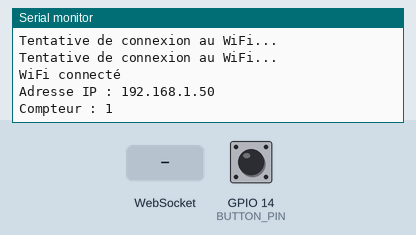
Recording of a program running on a simulated ESP32. Parts: the last lines printed to the serial monitor. Inputs (shaded band) come from the test bench; at power-on: GPIO 14 (BUTTON_PIN) HIGH. WiFi joins after 1.5 s; servers stay silent unless stated; storage starts empty.

Above: at 3.2 s.
3.3 s: WebSocket text "1" received
At 4.5 s:
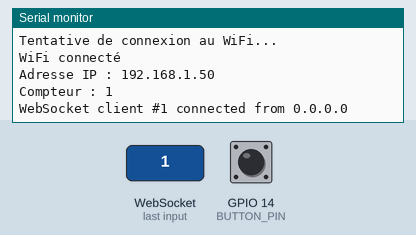
4.8 s: GPIO 14 (BUTTON_PIN) pulled LOW for 0.15 s
At 5.5 s:
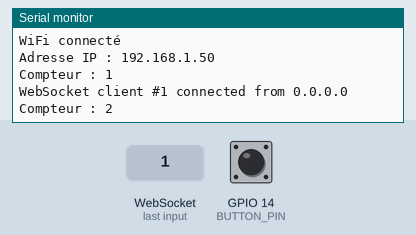
6.4 s: GPIO 14 (BUTTON_PIN) pulled LOW for 1 s
At 8.1 s:
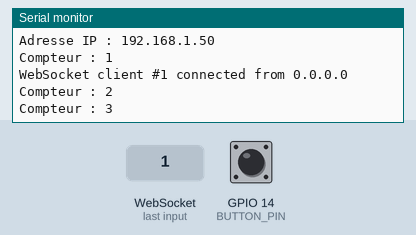

The program:

main.cpp
```cpp
#include <Arduino.h>
#include <ESPAsyncWebServer.h>
#include <SPIFFS.h>
#include <WiFi.h>
#include <AsyncWebSocket.h>

// Remplace par tes informations WiFi
const char* ssid = "Iphonenathan";
const char* password = "NaThAnWifi";

// GPIO pour le bouton poussoir
#define BUTTON_PIN 14

int compteur = 0;
int lastButtonState = HIGH;
int buttonState = HIGH;
unsigned long lastDebounceTime = 0;
unsigned long debounceDelay = 50;

AsyncWebServer server(80);
AsyncWebSocket ws("/ws");

void notifyClients() {
  String message = "Compteur : " + String(compteur);
  ws.textAll(message);
}

void setup() {
  Serial.begin(115200);
  pinMode(BUTTON_PIN, INPUT_PULLUP);

  Serial.println("Initialisation du SPIFFS...");
  if (!SPIFFS.begin(true)) {
    Serial.println("Erreur SPIFFS...");
    return;
  }
  Serial.println("SPIFFS monté avec succès.");

  Serial.println("Connexion au WiFi...");
  WiFi.begin(ssid, password);
  while (WiFi.status() != WL_CONNECTED) {
    delay(1000);
    Serial.println("Tentative de connexion au WiFi...");
  }
  Serial.println("WiFi connecté");
  Serial.print("Adresse IP : ");
  Serial.println(WiFi.localIP());

  server.on("/", HTTP_GET, [](AsyncWebServerRequest *request) {
    request->send(SPIFFS, "/index.html");
  });

  server.on("/style.css", HTTP_GET, [](AsyncWebServerRequest *request) {
    request->send(SPIFFS, "/style.css", "text/css");
  });

  ws.onEvent([](AsyncWebSocket* server, AsyncWebSocketClient* client, AwsEventType type, void* arg, uint8_t* data, size_t len) {
    switch (type) {
      case WS_EVT_CONNECT:
        Serial.printf("WebSocket client #%u connected from %s\n", client->id(), client->remoteIP().toString().c_str());
        break;
      case WS_EVT_DISCONNECT:
        Serial.printf("WebSocket client #%u disconnected\n", client->id());
        break;
      case WS_EVT_DATA:
      case WS_EVT_PONG:
      case WS_EVT_ERROR:
        break;
    }
  });

  server.addHandler(&ws);
  server.begin();
}

void loop() {
  bool reading = digitalRead(BUTTON_PIN) == LOW;

  if (reading != lastButtonState) {
    lastDebounceTime = millis();
  }

  if ((millis() - lastDebounceTime) > debounceDelay) {
    if (reading != buttonState) {
      buttonState = reading;
      if (buttonState == LOW) {
        compteur++;
        Serial.print("Compteur : ");
        Serial.println(compteur);
        notifyClients();
      }
    }
  }
  lastButtonState = reading;
  delay(50);
}
```

Measured:
- after the input at 3.3 s, the serial monitor: prints a new line at once (image 1)
- after the input at 4.8 s, the serial monitor: prints a new line after 0.28 s (image 2)
- after the input at 6.4 s, the serial monitor: prints a new line after 1.1 s (image 3)
